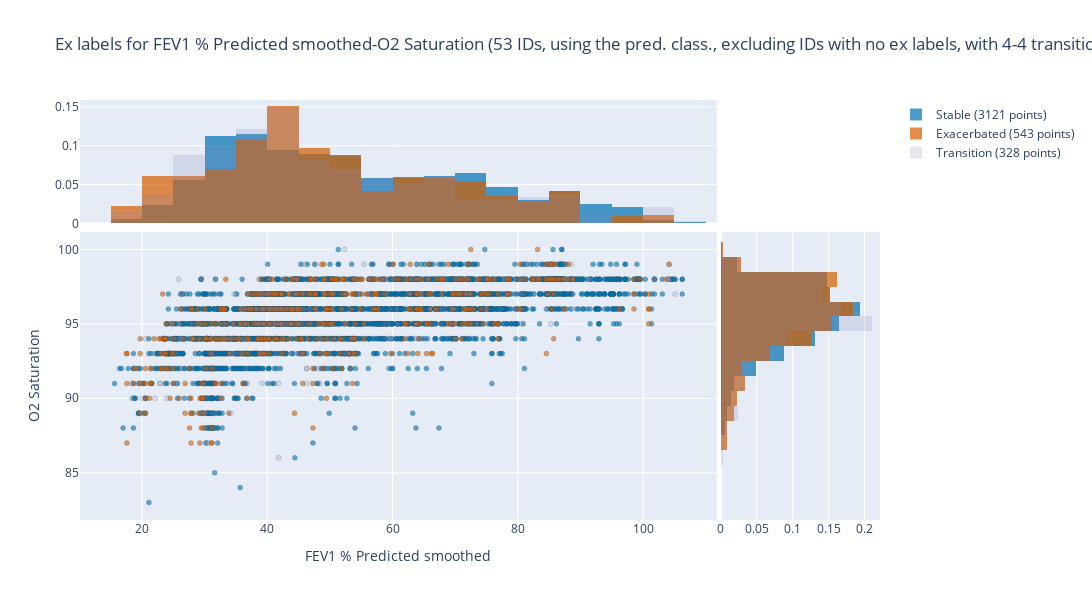
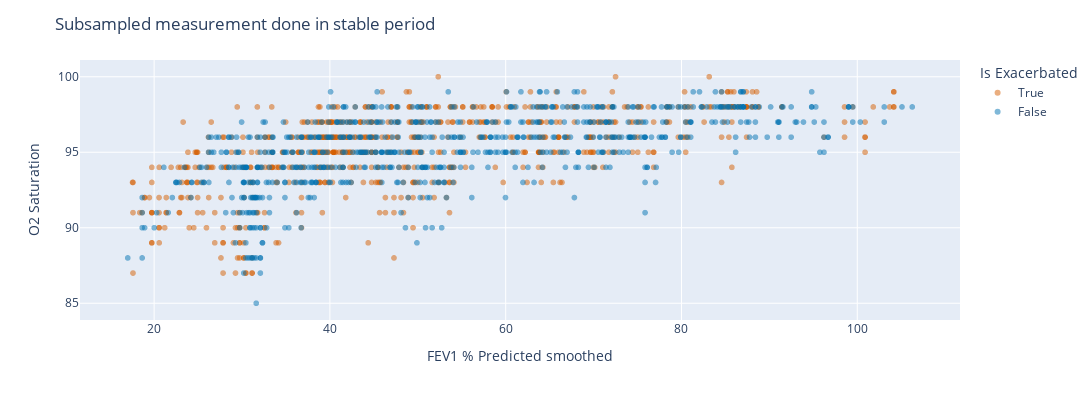

Notebook source saved alongside these figures, in order:
### Markdown cell above
## Summary plot (+ partitioning)

### Code cell
# Add exacerbated labels
exclude_no_ex_ids = True
# Compute exacerbation labels
# O2_FEV1_processed = compute_ex_labels_from_heuristics(antibioticsdata, patientsdata, O2_FEV1)

# Get exacerbation labels from the predictive classifier
O2_FEV1_processed = ex_labels_data.inner_merge_with(
    O2_FEV1, ex_labels_data.load(), exclude_no_ex=exclude_no_ex_ids
)
transition_before = 4
transition_after = 4
O2_FEV1_processed = ex_labels_data.mark_ex_transition_period(
    O2_FEV1_processed, transition_before, transition_after
)

# Smooth
O2_FEV1_processed = smooth(O2_FEV1_processed, ["FEV1", "FEV1 % Predicted"], mode="max")
O2_FEV1_processed = smooth(O2_FEV1_processed, ["O2 Saturation"], mode="mean")
print(
    "Removed {} nan entries after max smoothing, kept {}".format(
        O2_FEV1_processed.isna().sum().max(), O2_FEV1_processed.shape[0]
    )
)
O2_FEV1_processed.dropna(inplace=True)

# Normalise
O2_FEV1_processed = norm_by_stable_baseline(
    O2_FEV1_processed,
    [
        "O2 Saturation",
        "O2 Saturation smoothed",
        "FEV1",
        "FEV1 % Predicted",
        "FEV1 smoothed",
        "FEV1 % Predicted smoothed",
    ],
)

# Settings
prefix, ex_column, x, y = set_x_y_vars(
    with_predicted_labels=True,
    with_predicted_fev1=True,
    is_smoothed_fev=True,
    is_smoothed_o2=False,
    is_normalised=False,
    exclude_no_ex_ids=exclude_no_ex_ids,
)

with_ex_transition = True
transition = (
    f"with {transition_before}-{transition_after} transition"
    if with_ex_transition
    else ""
)
ex_column = "Exacerbation State" if with_ex_transition else "Is Exacerbated"

title = f"Ex labels for {x}-{y} ({O2_FEV1_processed.ID.nunique()} IDs, {prefix}, {transition})"

is_partitioned = False
if not is_partitioned:
    # Plot O2-FEV with respective displots
    fig = plot_o2_fev_with_displots(O2_FEV1_processed, x, y, ex_column, title)
    fig.show()
    fig.write_image(
        f"{plotsdir}/{title}.pdf",
        width=1400,
        height=600,
    )

    # Plot subsampled O2-FEV scatter
    fig = plot_subsampled_scatter(x, y, O2_FEV1_processed, random_state=7)
    fig.show()

else:
    # Use partitioned data. Note that this requires smoothed True and Predicted FEV1 False

    predicted_fev1_thresholds = [2.4, 3.2, 4]

    # Print number of uniaue ID
    print(
        "There are {} different individuals".format(len(O2_FEV1_processed.ID.unique()))
    )

    # Filter by unique ID
    O2_FEV1_processed = O2_FEV1_processed.groupby("ID").filter(lambda l: len(l) > 1)
    # Check if individual's Predicted FEV1 position wrt to groups thresholds
    O2_FEV1_processed["Predicted FEV1 Group"] = O2_FEV1_processed[
        "Predicted FEV1"
    ].apply(lambda l: value_to_group(l, predicted_fev1_thresholds))

    # Create a for loop for each Group
    # parition_variable = 'FEV1 % Predicted smoothed'
    parition_variable = "Predicted FEV1"

    for fev_group in O2_FEV1_processed[parition_variable + " Group"].unique():
        mask = O2_FEV1_processed[parition_variable + " Group"] == fev_group
        # Count patients
        n_patients = len(O2_FEV1_processed[mask].ID.unique())

        # Plot scatter plot using plotly with O2_FEV1_processed[mask], x, y, ex_column with color from get_ex_color() and get_stable_color()
        fig = px.scatter(
            O2_FEV1_processed[mask],
            x=x,
            y=y,
            color=ex_column,
            color_discrete_sequence=[get_stable_color(), get_ex_color()],
        )
        # Set x axes range to min max of O2_FEV1_processed[x]
        fig.update_xaxes(
            range=[O2_FEV1_processed[x].min() * 0.95, O2_FEV1_processed[x].max() * 1.05]
        )
        fig.update_layout(
            title="{} patients, {} {}".format(n_patients, parition_variable, fev_group)
        )

        fig.show()
        fig.write_image(
            "{}/Ex labels {} {}-{} group {}.pdf".format(
                plotsdir, prefix, x, y, fev_group
            ),
            width=1400,
            height=600,
        )

# Save O2_FEV1_processed to excel file in plotsdir
O2_FEV1_processed.to_excel(plotsdir + "O2_FEV1_processed.xlsx")

### Figure 1 — Plotly figure (JSON) as saved in the notebook; plotly's stock layout.template omitted (floating-point values rounded to 4 significant figures; data arrays with more than 128 entries replaced by an {"elided": "..."} marker saying what was removed)
{"data": [{"marker": {"color": "rgba(000,114,178,0.6)", "line": {"color": "DarkSlateGrey", "width": 0.2}, "size": 5}, "mode": "markers", "showlegend": false, "type": "scatter", "x": {"elided": "3121 float values"}, "xaxis": "x3", "y": {"elided": "3121 int values"}, "yaxis": "y3"}, {"marker": {"color": "rgba(213,094,000,0.6)", "line": {"color": "DarkSlateGrey", "width": 0.2}, "size": 5}, "mode": "markers", "showlegend": false, "type": "scatter", "x": {"elided": "543 float values"}, "xaxis": "x3", "y": {"elided": "543 int values"}, "yaxis": "y3"}, {"marker": {"color": "rgba(128,128,178,0.2)", "line": {"color": "DarkSlateGrey", "width": 0.2}, "size": 5}, "mode": "markers", "showlegend": false, "type": "scatter", "x": {"elided": "328 float values"}, "xaxis": "x3", "y": {"elided": "328 int values"}, "yaxis": "y3"}, {"histnorm": "probability", "marker": {"color": "rgba(000,114,178,0.7)"}, "showlegend": false, "type": "histogram", "x": {"elided": "3121 float values"}, "xaxis": "x", "xbins": {"end": 110, "size": 5, "start": 15}, "yaxis": "y"}, {"histnorm": "probability", "marker": {"color": "rgba(213,094,000,0.7)"}, "showlegend": false, "type": "histogram", "x": {"elided": "543 float values"}, "xaxis": "x", "xbins": {"end": 110, "size": 5, "start": 15}, "yaxis": "y"}, {"histnorm": "probability", "marker": {"color": "rgba(128,128,178,0.2)"}, "showlegend": false, "type": "histogram", "x": {"elided": "328 float values"}, "xaxis": "x", "xbins": {"end": 110, "size": 5, "start": 15}, "yaxis": "y"}, {"histnorm": "probability", "marker": {"color": "rgba(000,114,178,0.7)"}, "name": "Stable (3121 points)", "type": "histogram", "xaxis": "x4", "y": {"elided": "3121 int values"}, "yaxis": "y4"}, {"histnorm": "probability", "marker": {"color": "rgba(213,094,000,0.7)"}, "name": "Exacerbated (543 points)", "type": "histogram", "xaxis": "x4", "y": {"elided": "543 int values"}, "yaxis": "y4"}, {"histnorm": "probability", "marker": {"color": "rgba(128,128,178,0.2)"}, "name": "Transition (328 points)", "type": "histogram", "xaxis": "x4", "y": {"elided": "328 int values"}, "yaxis": "y4"}], "layout": {"barmode": "overlay", "height": 600, "title": {"text": "Ex labels for FEV1 % Predicted smoothed-O2 Saturation (53 IDs, using the pred. class., excluding IDs with no ex labels, with 4-4 transition)"}, "width": 1300, "xaxis": {"anchor": "y", "domain": [0, 0.796], "matches": "x3", "showticklabels": false}, "xaxis2": {"anchor": "y2", "domain": [0.801, 1], "matches": "x4", "showticklabels": false}, "xaxis3": {"anchor": "y3", "domain": [0, 0.796], "title": {"text": "FEV1 % Predicted smoothed"}}, "xaxis4": {"anchor": "y4", "domain": [0.801, 1]}, "yaxis": {"anchor": "x", "domain": [0.706, 1]}, "yaxis2": {"anchor": "x2", "domain": [0.706, 1], "matches": "y", "showticklabels": false}, "yaxis3": {"anchor": "x3", "domain": [0, 0.686], "title": {"text": "O2 Saturation"}}, "yaxis4": {"anchor": "x4", "domain": [0, 0.686], "matches": "y3", "showticklabels": false}}}

### Figure 2 — Plotly figure (JSON) as saved in the notebook; plotly's stock layout.template omitted (floating-point values rounded to 4 significant figures; data arrays with more than 128 entries replaced by an {"elided": "..."} marker saying what was removed)
{"data": [{"hovertemplate": "Is Exacerbated=True<br>FEV1 % Predicted smoothed=%{x}<br>O2 Saturation=%{y}<extra></extra>", "legendgroup": "True", "marker": {"color": "rgba(213,094,000,0.5)", "symbol": "circle"}, "mode": "markers", "name": "True", "showlegend": true, "type": "scattergl", "x": {"elided": "723 float values"}, "xaxis": "x", "y": {"elided": "723 int values"}, "yaxis": "y"}, {"hovertemplate": "Is Exacerbated=False<br>FEV1 % Predicted smoothed=%{x}<br>O2 Saturation=%{y}<extra></extra>", "legendgroup": "False", "marker": {"color": "rgba(000,114,178,0.5)", "symbol": "circle"}, "mode": "markers", "name": "False", "showlegend": true, "type": "scattergl", "x": {"elided": "723 float values"}, "xaxis": "x", "y": {"elided": "723 int values"}, "yaxis": "y"}], "layout": {"height": 400, "legend": {"title": {"text": "Is Exacerbated"}, "tracegroupgap": 0}, "margin": {"t": 60}, "title": {"text": "Subsampled measurement done in stable period"}, "width": 1150, "xaxis": {"anchor": "y", "domain": [0, 1], "title": {"text": "FEV1 % Predicted smoothed"}}, "yaxis": {"anchor": "x", "domain": [0, 1], "title": {"text": "O2 Saturation"}}}}
